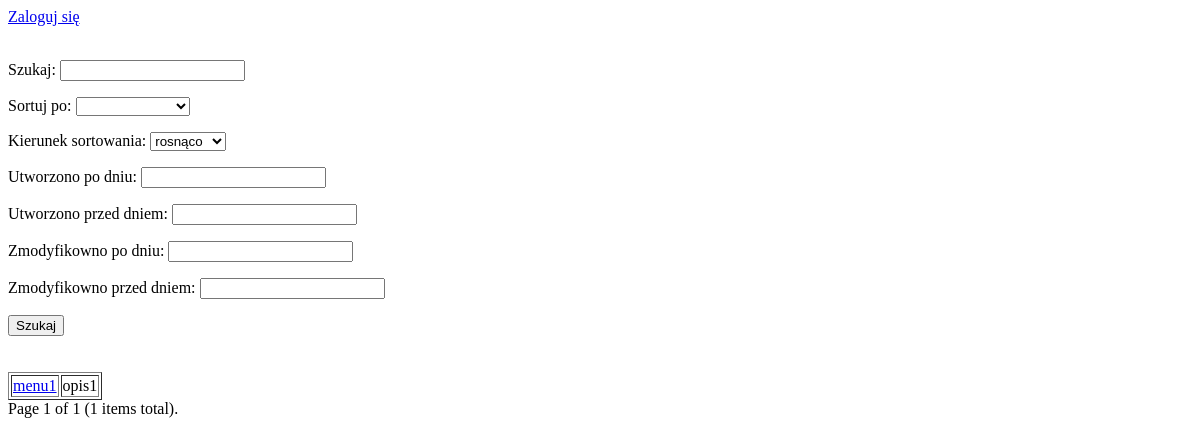
/, run on an earlier commit of the app's database.
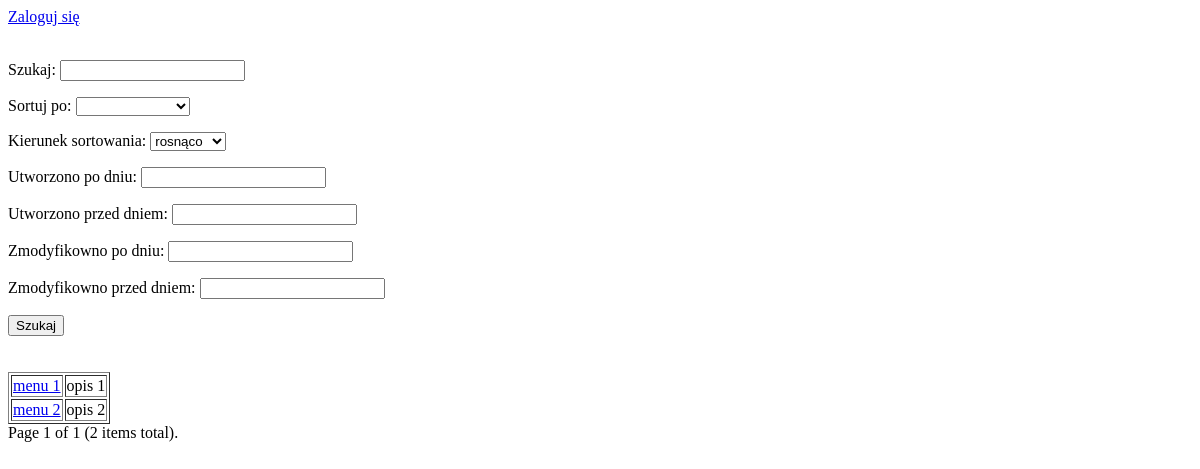
And on a later commit of the database.
### menu/models.py (models this page shows, shortened)
class Menu(models.Model):
    name = models.TextField(max_length=50, unique=True, verbose_name='Nazwa')
    description = models.TextField(max_length=1000, verbose_name='Opis')
    created = models.DateTimeField(editable=False, verbose_name='Utworzono')
    modified = models.DateTimeField(auto_now=True, verbose_name='Zmodyfikowano')
    dishes = models.ManyToManyField(Dish, blank=True, verbose_name='Dania')

### menu/views.py (the view)
# urls.py: path('', views.MenuListView.as_view(), name='home'),
class MenuListView(ListView):
    model = Menu
    template_name = 'index.html'
    paginate_by = 10
    def get_context_data(self, *, object_list=None, **kwargs):
        queryset = object_list if object_list is not None else self.object_list
        search_form = MenuSearchForm(self.request.GET)
        if search_form.is_valid():
            name = search_form.cleaned_data.get('name', '').strip()
            if name:
                queryset = queryset.filter(name__icontains=name)
            sorting = search_form.cleaned_data['sorting']
            if sorting:
                sorting_direction = search_form.cleaned_data['sorting_direction']
                if sorting_direction == 'DESC':
                    sorting = '-' + sorting
                queryset = queryset.order_by(sorting, '-pk')
            created_starting_date = search_form.cleaned_data['created_starting_date']
            created_ending_date = search_form.cleaned_data['created_ending_date']
            if created_starting_date and created_ending_date:
                queryset = queryset.filter(created__gte=created_ending_date,
                                           created__lte=created_ending_date)
            if created_starting_date and not created_ending_date:
                queryset = queryset.filter(created__gte=created_starting_date)
            if not created_starting_date and created_ending_date:
                queryset = queryset.filter(created__lte=created_ending_date)
            edited_starting_date = search_form.cleaned_data['edited_starting_date']
            edited_ending_date = search_form.cleaned_data['edited_ending_date']
            if edited_starting_date and created_ending_date:
                queryset = queryset.filter(created__gte=edited_ending_date,
                                           created__lte=edited_starting_date)
            if edited_starting_date and not edited_ending_date:
                queryset = queryset.filter(created__gte=edited_starting_date)
            if not edited_starting_date and edited_ending_date:
                queryset = queryset.filter(created__lte=edited_ending_date)
        return super().get_context_data(
            search_form=search_form,
            object_list=queryset,
            **kwargs)

### menu/forms.py
class MenuSearchForm(forms.ModelForm):
    SORTING = ('name', 'created', 'modified',)
    SORTING_NAMES = ('nazwa', 'utworzono', 'zmodyfikowano')
    sorting = forms.ChoiceField(choices=[('', '')] + list(zip(SORTING, SORTING_NAMES)), label='Sortuj po')
    sorting_direction = forms.ChoiceField(choices=DIRECTION, label='Kierunek sortowania')
    created_starting_date = forms.DateField(label='Utworzono po dniu')
    created_ending_date = forms.DateField(label='Utworzono przed dniem')
    edited_starting_date = forms.DateField(label='Zmodyfikowno po dniu')
    edited_ending_date = forms.DateField(label='Zmodyfikowno przed dniem')
    class Meta:
        model = Menu
        fields = ('name',)
        labels = {
            'name': 'Szukaj',
        }
        widgets = {
            'name': forms.TextInput
        }
    def __init__(self, *args, **kwargs):
        super().__init__(*args, **kwargs)
        for i in self.fields:
            self.fields[i].required = False

### templates/index.html (shortened to what this page needs)
{% extends 'base.html' %}
{% block body %}
    <form method="get" action="">
    {{search_form.as_p}}
      <button type="submit">Szukaj</button>
    </form>
    <br/><br/>
    <table border="1">
    {% for object in object_list %}
        <tr><td><a href="menu_detail/{{ object.pk }}">{{ object.name }}</a></td><td>{{ object.description }}</td></tr>
    {% endfor %}
    </table>
    {% include "_pagination.html" %}
    <br/><br/>
{% endblock %}

### templates/base.html (shortened to what this page needs)
{% load static %}
<!DOCTYPE html>
<html lang="en">
<head>
</head>
<body>
{% if user.is_authenticated %}
    Witaj, {{ user.username }}! <a href="logout/">Wyloguj się</a>
{% else %}
    <a href="login/">Zaloguj się</a>
{% endif %}
<br/><br/>
{% block body %}
{% endblock %}
</body>
</html>

### templates/_pagination.html (shortened to what this page needs)
<div class="pagination">
    <span class="pagination__nav">
        <span class="current">
            Page {{ page_obj.number }} of {{ page_obj.paginator.num_pages }} ({{ page_obj.paginator.count }} items total).
        </span>
    </span>
</div>

What changed in the data, as far as the page shows it:
removed Menu: name "menu1", description "opis1"
added Menu: name "menu 1", description "opis 1"
added Menu: name "menu 2", description "opis 2"
Also different on the page:
{{ page_obj.paginator.count }}: "1" → "2"
